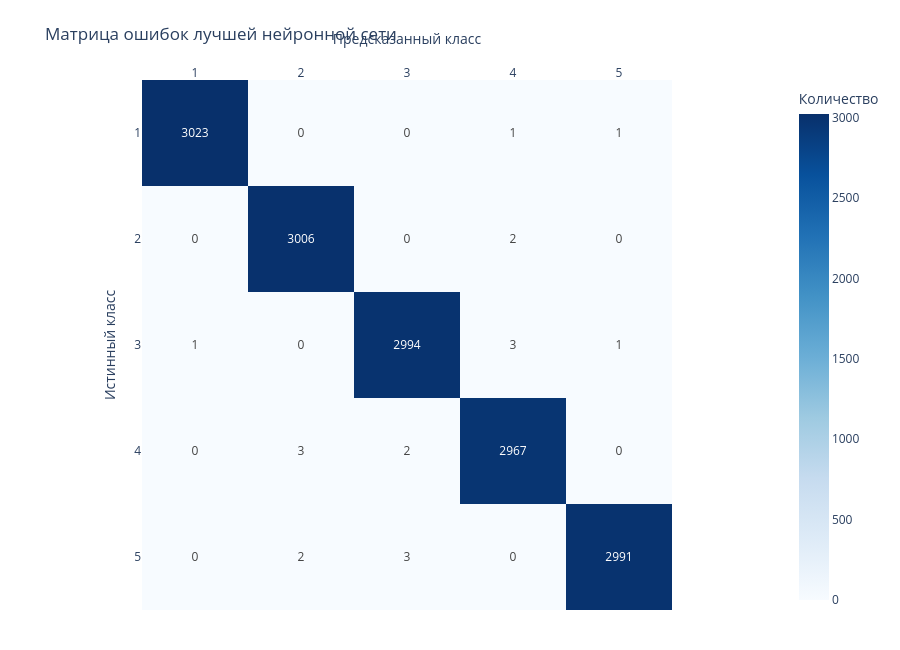

The notebook cell saved with this chart:
### Code cell
matrix = confusion_matrix(y_test, best_prediction, labels=classes)
fig = px.imshow(
    matrix,
    x=classes,
    y=classes,
    text_auto=True,
    color_continuous_scale="Blues",
    title="Матрица ошибок лучшей нейронной сети",
    labels={"x": "Предсказанный класс", "y": "Истинный класс", "color": "Количество"},
    height=650,
)
fig.update_xaxes(side="top")
fig.update_layout(margin={"l": 40, "r": 20, "t": 80, "b": 40})
fig.show()

### Figure 1 — Plotly figure (JSON) as saved in the notebook; plotly's stock layout.template omitted (floating-point values rounded to 4 significant figures)
{"data": [{"coloraxis": "coloraxis", "hovertemplate": "Предсказанный класс: %{x}<br>Истинный класс: %{y}<br>Количество: %{z}<extra></extra>", "name": "0", "texttemplate": "%{z}", "type": "heatmap", "x": [1, 2, 3, 4, 5], "xaxis": "x", "y": [1, 2, 3, 4, 5], "yaxis": "y", "z": [[3023, 0, 0, 1, 1], [0, 3006, 0, 2, 0], [1, 0, 2994, 3, 1], [0, 3, 2, 2967, 0], [0, 2, 3, 0, 2991]]}], "layout": {"coloraxis": {"colorbar": {"title": {"text": "Количество"}}, "colorscale": [[0, "rgb(247,251,255)"], [0.125, "rgb(222,235,247)"], [0.25, "rgb(198,219,239)"], [0.375, "rgb(158,202,225)"], [0.5, "rgb(107,174,214)"], [0.625, "rgb(66,146,198)"], [0.75, "rgb(33,113,181)"], [0.875, "rgb(8,81,156)"], [1, "rgb(8,48,107)"]]}, "height": 650, "margin": {"b": 40, "l": 40, "r": 20, "t": 80}, "title": {"text": "Матрица ошибок лучшей нейронной сети"}, "xaxis": {"anchor": "y", "constrain": "domain", "domain": [0, 1], "scaleanchor": "y", "side": "top", "title": {"text": "Предсказанный класс"}}, "yaxis": {"anchor": "x", "autorange": "reversed", "constrain": "domain", "domain": [0, 1], "title": {"text": "Истинный класс"}}}}
